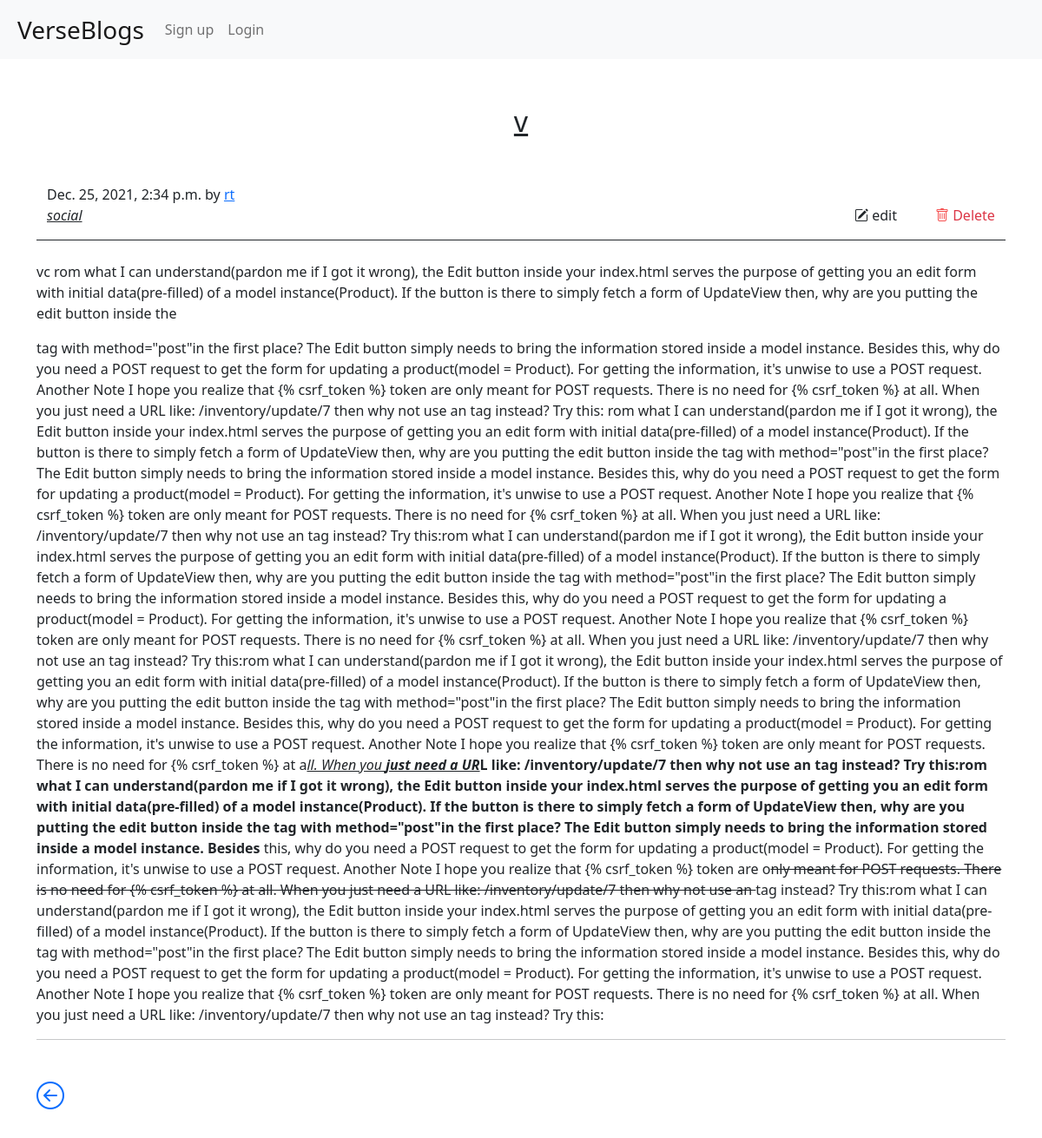
The app's page /blog/4/ with its own data.
### home/models.py (models this page shows, shortened)
class BlogPost(models.Model):
    title = models.CharField(max_length=100)
    post = RichTextField(blank=True, null=True)
    author = models.ForeignKey(User, on_delete=models.CASCADE)
    genre = models.CharField(max_length=100, null=True)
    created_on = models.DateTimeField(auto_now_add=True)
    updated_on = models.DateTimeField(auto_now=True)
    likes = models.ManyToManyField(User, related_name='blogposts')
    class Meta:
        ordering = ['-created_on', '-updated_on']
    def get_likes(self):
        return self.likes.count()

### home/views.py (the view)
# urls.py: path('blog/<int:pk>/', views.BlogPostDetail.as_view(), name='blogpost-detail-view'),
class BlogPostDetail(generic.DetailView):
    model = BlogPost
    def get_context_data(self, *args, **kwargs):
        context = super(BlogPostDetail, self).get_context_data(*args, **kwargs)
        post = get_object_or_404(BlogPost, id=self.kwargs['pk'])  # get the post with the primary key of the given post.
        likes = post.get_likes()
        print(likes)
        context['total_likes'] = likes
        return context

### home/templates/home/blogpost_detail.html (shortened to what this page needs)
{% extends 'home/index.html' %}
{% block content %}
<main class="container my-5">
    <article class="blog-post">
        <div class="blog-post-title fs-2 text-center mb-3">
            <span class="text-decoration-underline">{{ blogpost.title }}</span>
        </div>
        <div class="container mt-5 border-dark border-1 border-bottom pb-0">
            <div class="row">
                <div class="col">
                    <p class="blog-post-meta my-0 fst-normal">{{ blogpost.created_on }} by
                        <a href="#">{{ blogpost.author }}</a>
                    </p>
                </div>
            </div>
            <div class="row">
                <div class="col">
                    <p class="blog-post-meta fw-lighter fst-italic"><a href="{% url 'home:genre' blogpost.genre %}"
                            class="link-dark">{{ blogpost.genre }}</a></p>
                </div>
                <div class="col col-lg-1">
                    <a href="{% url 'home:edit-post' blogpost.pk %}" class="link-dark text-decoration-none">
                        <i class="bi bi-pencil-square"></i>
                        edit</a>
                </div>
                <div class="col col-lg-1">
                    <a href="{% url 'home:delete-post' blogpost.pk %}" class="link-danger text-decoration-none">
                        <i class="bi bi-trash" style="color: rgb(245, 79, 79)"></i>
                        Delete
                    </a>
                </div>
            </div>
        </div>
        <p class="mt-4">{{ blogpost.post|safe|linebreaks }}</p>
    </article>
    <hr>
    <br>
    <div class="container pagination">
        <a href="{% url 'home:blogposts' %}" class="page-item fs-5 link-primary">
            <i class="bi bi-arrow-left-circle" style="font-size: 2rem;"></i>
        </a>
    </div>
</main>
{% endblock %}

### records on screen
BlogPost: title "v", created_on "Dec. 25, 2021, 2:34 p.m.", author "rt", genre "social", post "vc rom what I can understand(pardon me if I got it wrong), the Edit button inside your index.html serves the purpose of getting you an edit form with initial data(pre-filled) of a model instance(Product). If the button is there to simply fetch a form of UpdateView then, why are you putting the edit button inside the tag with method=\"post\"in the first place? The Edit button simply needs to bring the information stored inside a model instance. Besides this, why do you need a POST request to get the form for updating a product(model = Product). For getting the information, it's unwise to use a POST request. Another Note I hope you realize that {% csrf_token %} token are only meant for POST…"
